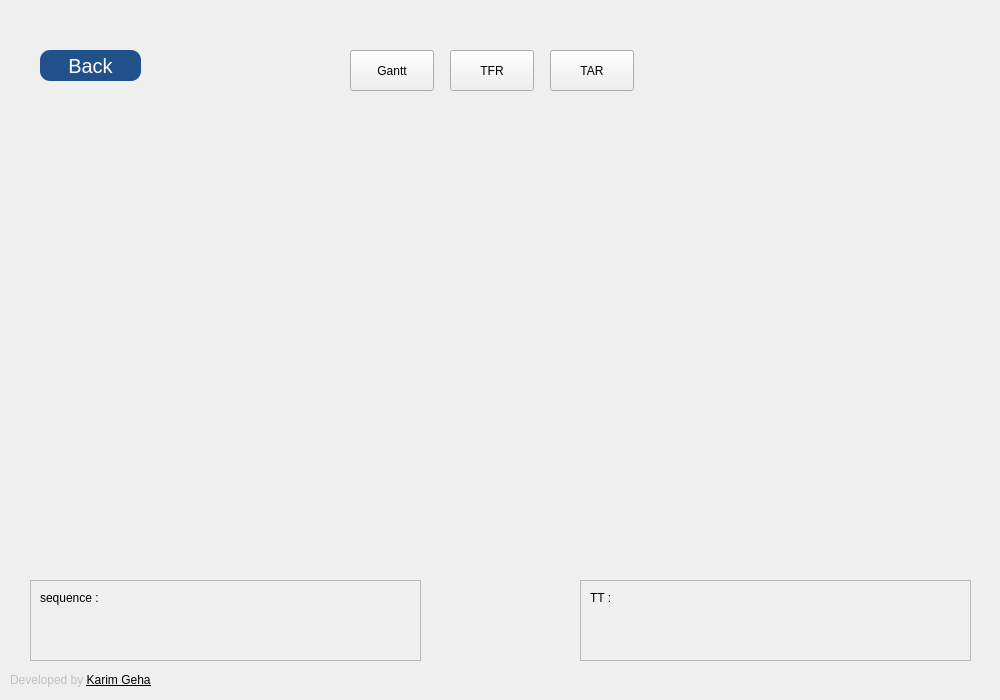
<?xml version="1.0" encoding="UTF-8"?>
<ui version="4.0">
 <class>Form</class>
 <widget class="QWidget" name="Form">
  <property name="geometry">
   <rect>
    <x>0</x>
    <y>0</y>
    <width>1000</width>
    <height>700</height>
   </rect>
  </property>
  <property name="windowTitle">
   <string>Form</string>
  </property>
  <widget class="QLabel" name="label">
   <property name="geometry">
    <rect>
     <x>770</x>
     <y>0</y>
     <width>231</width>
     <height>131</height>
    </rect>
   </property>
   <property name="text">
    <string/>
   </property>
   <property name="pixmap">
    <pixmap resource="../resources.qrc">:/ensam/assets/imgs/ensam_logo.png</pixmap>
   </property>
   <property name="scaledContents">
    <bool>true</bool>
   </property>
  </widget>
  <widget class="QPushButton" name="backButton">
   <property name="geometry">
    <rect>
     <x>40</x>
     <y>50</y>
     <width>101</width>
     <height>31</height>
    </rect>
   </property>
   <property name="styleSheet">
    <string notr="true">#backButton{
	border: 0;
	border-radius:10px;
	background:#20518A;
	color:white;
	font-size:20px;
}</string>
   </property>
   <property name="text">
    <string>Back</string>
   </property>
  </widget>
  <widget class="QWidget" name="chartWidget" native="true">
   <property name="geometry">
    <rect>
     <x>30</x>
     <y>120</y>
     <width>941</width>
     <height>431</height>
    </rect>
   </property>
  </widget>
  <widget class="QPushButton" name="ganttButton">
   <property name="geometry">
    <rect>
     <x>350</x>
     <y>50</y>
     <width>84</width>
     <height>41</height>
    </rect>
   </property>
   <property name="styleSheet">
    <string notr="true"/>
   </property>
   <property name="text">
    <string>Gantt</string>
   </property>
  </widget>
  <widget class="QPushButton" name="tfrButton">
   <property name="geometry">
    <rect>
     <x>450</x>
     <y>50</y>
     <width>84</width>
     <height>41</height>
    </rect>
   </property>
   <property name="text">
    <string>TFR</string>
   </property>
  </widget>
  <widget class="QPushButton" name="tarButton">
   <property name="geometry">
    <rect>
     <x>550</x>
     <y>50</y>
     <width>84</width>
     <height>41</height>
    </rect>
   </property>
   <property name="text">
    <string>TAR</string>
   </property>
  </widget>
  <widget class="QFrame" name="cdsFrame">
   <property name="geometry">
    <rect>
     <x>30</x>
     <y>580</y>
     <width>391</width>
     <height>81</height>
    </rect>
   </property>
   <property name="frameShape">
    <enum>QFrame::StyledPanel</enum>
   </property>
   <property name="frameShadow">
    <enum>QFrame::Raised</enum>
   </property>
   <widget class="QLabel" name="sequence_label">
    <property name="geometry">
     <rect>
      <x>10</x>
      <y>30</y>
      <width>371</width>
      <height>51</height>
     </rect>
    </property>
    <property name="styleSheet">
     <string notr="true">font: 75 13pt bold &quot;MS Sans Serif&quot;;</string>
    </property>
    <property name="text">
     <string/>
    </property>
   </widget>
   <widget class="QLabel" name="label_2">
    <property name="geometry">
     <rect>
      <x>10</x>
      <y>10</y>
      <width>61</width>
      <height>16</height>
     </rect>
    </property>
    <property name="text">
     <string>sequence :</string>
    </property>
   </widget>
  </widget>
  <widget class="QFrame" name="ttFrame">
   <property name="geometry">
    <rect>
     <x>580</x>
     <y>580</y>
     <width>391</width>
     <height>81</height>
    </rect>
   </property>
   <property name="frameShape">
    <enum>QFrame::StyledPanel</enum>
   </property>
   <property name="frameShadow">
    <enum>QFrame::Raised</enum>
   </property>
   <widget class="QLabel" name="tt_label">
    <property name="geometry">
     <rect>
      <x>10</x>
      <y>30</y>
      <width>371</width>
      <height>51</height>
     </rect>
    </property>
    <property name="styleSheet">
     <string notr="true">font: 75 13pt bold &quot;MS Sans Serif&quot;;</string>
    </property>
    <property name="text">
     <string/>
    </property>
   </widget>
   <widget class="QLabel" name="label_3">
    <property name="geometry">
     <rect>
      <x>10</x>
      <y>10</y>
      <width>52</width>
      <height>15</height>
     </rect>
    </property>
    <property name="text">
     <string>TT :</string>
    </property>
   </widget>
  </widget>
  <widget class="QLabel" name="label_4">
   <property name="geometry">
    <rect>
     <x>10</x>
     <y>670</y>
     <width>141</width>
     <height>20</height>
    </rect>
   </property>
   <property name="styleSheet">
    <string notr="true">color:rgba(0, 0, 0, 50);</string>
   </property>
   <property name="text">
    <string>&lt;html&gt;&lt;head/&gt;&lt;body&gt;&lt;p&gt;Developed by &lt;a href=&quot;https://www.linkedin.com/in/karim-gehad/&quot;&gt;&lt;span style=&quot; text-decoration: underline; color:#000000;&quot;&gt;Karim Gehad&lt;/span&gt;&lt;/a&gt;&lt;/p&gt;&lt;/body&gt;&lt;/html&gt;</string>
   </property>
  </widget>
 </widget>
 <resources>
  <include location="../resources.qrc"/>
  <include location="../../../resources.qrc"/>
 </resources>
 <connections/>
</ui>
